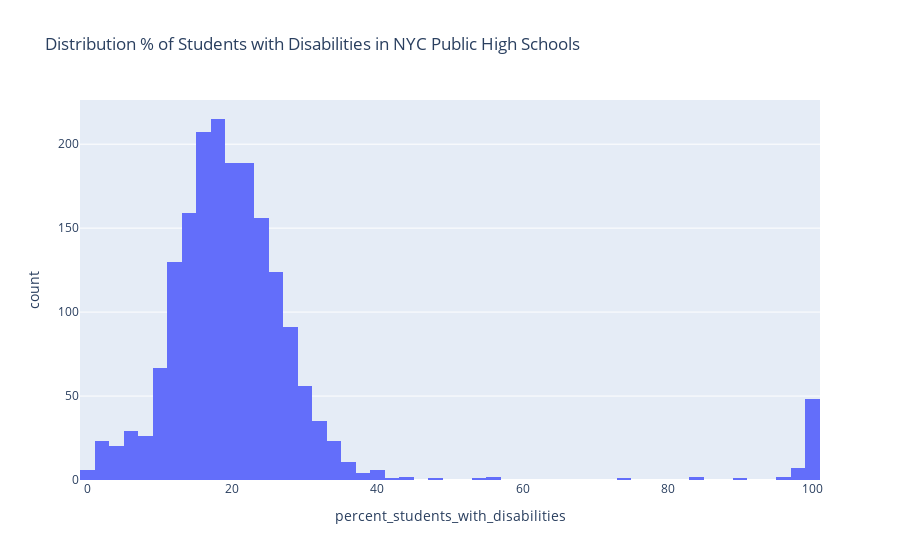

Notebook source saved alongside this figure:
### Markdown cell above
#### Task 2B. Create a histogram to view the distribution of the percentage of students with disabilities in schools.

<span style='background :#FFF59E'>**Hint:** You'll need to use the `percent_students_with_disabilities` column of your DataFrame.</span>

### Code cell
# Import libraries here
import pandas as pd
import plotly.express as px

# Read the CSV file into a pandas DataFrame
df = pd.read_csv('datasets/schools.csv')

# Plot the data showing the % of students with disabilities in schools
fig = px.histogram(df, x='percent_students_with_disabilities', title='Distribution % of Students with Disabilities in NYC Public High Schools')
fig.show()

### Figure 1 — Plotly figure (JSON) as saved in the notebook; plotly's stock layout.template omitted (floating-point values rounded to 4 significant figures; data arrays with more than 128 entries replaced by an {"elided": "..."} marker saying what was removed)
{"data": [{"alignmentgroup": "True", "bingroup": "x", "hovertemplate": "percent_students_with_disabilities=%{x}<br>count=%{y}<extra></extra>", "legendgroup": "", "marker": {"color": "#636efa", "pattern": {"shape": ""}}, "name": "", "offsetgroup": "", "orientation": "v", "showlegend": false, "type": "histogram", "x": {"elided": "1834 float values"}, "xaxis": "x", "yaxis": "y"}], "layout": {"autosize": true, "barmode": "relative", "legend": {"tracegroupgap": 0}, "title": {"text": "Distribution % of Students with Disabilities in NYC Public High Schools"}, "xaxis": {"anchor": "y", "autorange": true, "domain": [0, 1], "range": [-1, 101], "title": {"text": "percent_students_with_disabilities"}, "type": "linear"}, "yaxis": {"anchor": "x", "autorange": true, "domain": [0, 1], "range": [0, 226.3], "title": {"text": "count"}}}}
